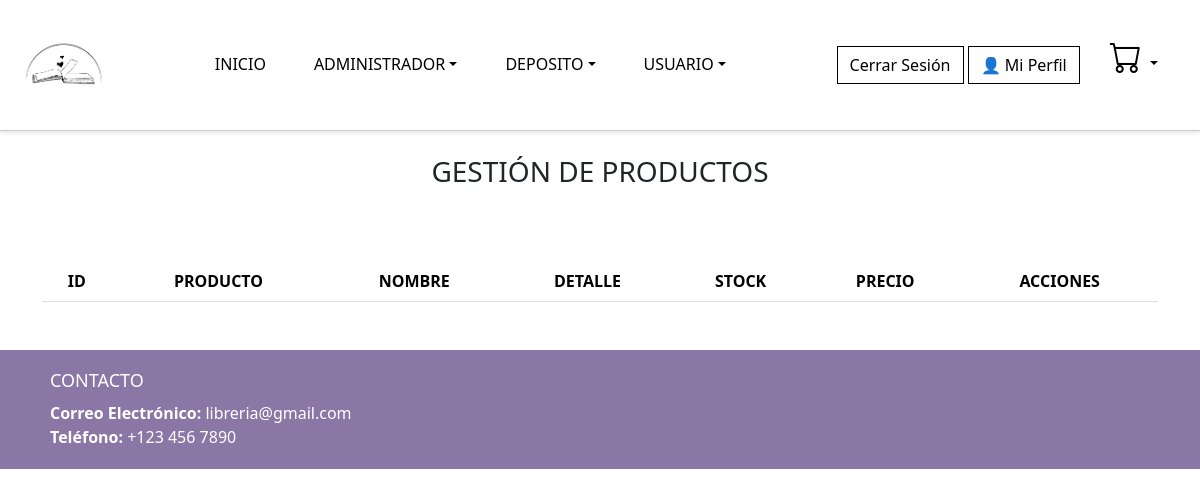
Screenshot of /View/producto/admin-productos.php (signed in) with the database file from the repository.
### tables this page shows
CREATE TABLE `menu` (
  `idmenu` bigint(20) NOT NULL,
  `menombre` varchar(50) NOT NULL COMMENT 'Nombre del item del menu',
  `medescripcion` varchar(124) NOT NULL COMMENT 'Descripcion mas detallada del item del menu',
  `idpadre` bigint(20) DEFAULT NULL COMMENT 'Referencia al id del menu que es subitem',
  `medeshabilitado` timestamp NULL DEFAULT current_timestamp() COMMENT 'Fecha en la que el menu fue deshabilitado por ultima vez'
);

### Model/BaseDatos.php (called while the page is built, shortened)
<?php
class BaseDatos extends PDO {
    public function Ejecutar($sql){
        if ( stristr($sql,"select")){
            $resp =  $this->EjecutarSelect($sql);
        }
        return $resp;
   }
   private function EjecutarSelect($sql){
       $cant = -1;
       $resultado=parent::query($sql);
       if(!$resultado){
           $this->analizarDebug();
       }else {
          $arregloResult = $resultado->fetchAll();
          $cant = count($arregloResult);
       }
       return $cant;
   }
}

### Model/Model_menurol.php (called while the page is built, shortened)
<?php
class Model_menurol extends BaseDatos
{
    public function Listar($parametro = '')
    {
        $listaMenuRol = [];
        $query = "SELECT * FROM menurol ";
        if ($parametro != '') {
            $query.= 'WHERE ' . $parametro;
        }
        $rta = $this->Ejecutar($query);
        if ($rta > -1) {
            if ($rta > 0) {
                while ($row = $this->Registro()) {
                    if ($row['idmenu'] != NULL) {
                        $objMenu = new Model_menu();
                        $objMenu->Buscar($row['idmenu']);
                    }
                    if ($row['idrol'] != NULL) {
                        $objRol = new Model_rol();
                        $objRol->Buscar($row['idrol']);
                    }
                    $objMenuRol = new Model_menurol();
                    $objMenuRol->setearValores($objMenu, $objRol);
                    $listaMenuRol[] = $objMenuRol;
                }
            }
        } else {
            $this->setMsjOperacion($this->getError());
        }
        return $listaMenuRol;
    }
}

### Model/Model_menu.php (called while the page is built, shortened)
<?php
class Model_menu extends BaseDatos {
    public function Buscar($id_menu)
    {
        $query = "SELECT * FROM menu WHERE idmenu = {$id_menu}";
        $rta = false;
        if ($this->Iniciar()) {
            if ($this->Ejecutar($query)) {
                if ($row = $this->Registro()) {
                    $rta = true;
                }
            } else {
                $this->setMsjOperacion($this->getError());
            }
        } else {
            $this->setMsjOperacion($this->getError());
        }
        return $rta;
    }
}
?>

### Controller/Menu.php (the view, shortened to what this page needs)
<?php
class Menu
{
    public function getRolesParaMenu($id_roles = [])
    {
        $objMenuRol = new Model_menurol();
        $menu = [];
        if (count($id_roles) > 0) {
            if (in_array(1, $id_roles)) {
                $where = ' true GROUP BY idmenu';
                $lista_objMenu = $objMenuRol->Listar($where);
                foreach ($lista_objMenu as $l) {
                    if ($l->getObjMenu()->getMeDeshabilitado() == '0000-00-00 00:00:00' || $l->getObjMenu()->getMeDeshabilitado() == NULL) {
                        $menu[] = [
                            'idmenu' => $l->getObjMenu()->getIdMenu(),
                            'nombre' => $l->getObjMenu()->getMeNombre(),
                            'id_padre' => $l->getObjMenu()->getIdPadre(),
                            'descripcion' => $l->getObjMenu()->getMeDescripcion(),
                        ];
                    }
                }
            }
        }
        $resultado = $this->menuArray($menu);
        return $resultado;
    }
    protected function menuArray($menu, $padre = NULL)
    {
        $resultado = [];
        $hijos = [];
        for ($i = 0; $i < count($menu); $i++) {
            if ($menu[$i]['id_padre'] == $padre) {
                $hijos[] = $menu[$i];
            }
        }
        if ($hijos) {
            for ($i = 0; $i < count($hijos); $i++) {
                $hijo = $hijos[$i];
                $hijo['children'] = [];
                $arreglo_de_hijos = $this->menuArray($menu, $hijo['idmenu']);
                if ($arreglo_de_hijos) {
                    $hijo['children'] = $arreglo_de_hijos;
                }
                $resultado[] = $hijo;
            }
        } else {
            $resultado = false;
        }
        return $resultado;
    }
    public function estructuraMenu($menu) {
        $html = '';
        foreach ($menu as $m) {
            $id_padre = $m['id_padre'];
            $tiene_padre = $id_padre != NULL ? true : false;
            $nombre = $m['nombre'];
            if ($tiene_padre) {
                $html .= '<li><a class="dropdown-item" href="' . base_url($m['descripcion']) . '">' . $nombre . '</a></li>';
            } else {
                if (isset($m['children'])) {
                    $html .= '<div class="dropdown">';
                    $html .= '<button class="btn btn-light dropdown-toggle"  style="background-color:#ffffff; border:0; P-2" type="button" data-bs-toggle="dropdown" aria-expanded="false">' . $nombre . '</button>';
                    $html .= '<ul class="dropdown-menu" style="background-color:#ffffff; ">';
                    $html .= $this->estructuraMenu($m['children']);
                    $html .= '</ul>';
                    $html .= '</div>';
                } else {
                    $html .= '<li><a class="dropdown-item" href="' . base_url($m['descripcion']) . '">' . $nombre . '</a></li>';
                }
            }
        }
        return $html;
    }
}

### rows the page displays
menu: menombre "ADMINISTRADOR"
menu: menombre "DEPOSITO"
menu: menombre "USUARIO"
